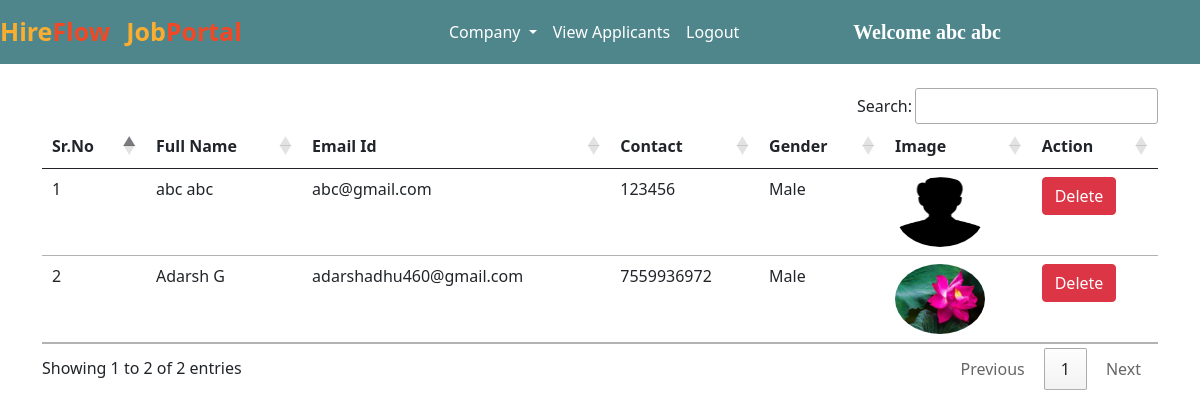
The app's page /view_applicants/ (signed in) with its own data.
### jobs/models.py (models this page shows, shortened)
class Applicant(models.Model):
    user = models.ForeignKey(User, on_delete=models.CASCADE)
    phone = models.CharField(max_length=10)
    image = models.ImageField(upload_to="")
    gender = models.CharField(max_length=10)
    type = models.CharField(max_length=15)

### jobs/views.py (the view)
# urls.py: path("view_applicants/", views.view_applicants, name="view_applicants"),
def view_applicants(request):
    if not request.user.is_authenticated:
        return redirect("/admin_login")
    applicants = Applicant.objects.all()
    return render(request, "view_applicants.html", {'applicants':applicants})

### jobs/templates/view_applicants.html (shortened to what this page needs)
{% extends 'admin_navbar.html' %}
{% block view_applicants %} active {% endblock %}
{% block body %}
<div class="container mt-4">
<table class="table table-hover" id="example">
    <thead>
        <tr>
            <th>Sr.No</th>
            <th>Full Name</th>
            <th>Email Id</th>
            <th>Contact</th>
            <th>Gender</th>
            <th>Image</th>
            <th>Action</th>
        </tr>
    </thead>
    <tbody>
        {% for applicant in applicants %}
        <tr>
            <td>{{forloop.counter}}</td>
            <td>{{applicant.user.get_full_name}}</td>
            <td>{{applicant.user.email}}</td>
            <td>{{applicant.phone}}</td>
            <td>{{applicant.gender}}</td>
            <td><img src="{{applicant.image.url}}" class="rounded-circle" width="90px" height="70px"></td>
            <td><a href="/delete_user/{{applicant.user.id}}/" class="btn btn-danger" onclick="return confirm('Are you sure you want to delete this applicant?')">Delete</a></td>
        </tr>
        {% endfor %}
    </tbody>
</table>
</div>
{% endblock %}

### jobs/templates/admin_navbar.html (shortened to what this page needs)
<!doctype html>
<html lang="en">
<head>
  <link href="https://cdn.jsdelivr.net/npm/bootstrap@5.0.2/dist/css/bootstrap.min.css" rel="stylesheet"
>
  <link rel="stylesheet" href="https://cdn.datatables.net/1.10.25/css/jquery.dataTables.min.css">
  <link rel="stylesheet" href="https://cdn.datatables.net/buttons/1.7.1/css/buttons.dataTables.min.css">
</head>
<body>
  <nav class="navbar navbar-expand-lg navbar-dark">
      <a class="navbar-brand" href="/"><span class="head1">Hire</span><span class="head2">Flow</span></a>
      <a class="navbar-brand" href="#"><span class="head1">Job</span><span class="head2">Portal</span></a>
      <div class="container w-50">
      <div class="collapse navbar-collapse" id="navbarSupportedContent">
        <ul class="navbar-nav me-auto mb-2 mb-lg-0">
          <div class="collapse navbar-collapse" id="navbarNavDarkDropdown">
            <ul class="navbar-nav">
              <li class="nav-item dropdown">
                <a class="nav-link active dropdown-toggle" href="#" id="navbarDarkDropdownMenuLink" role="button" data-bs-toggle="dropdown" aria-expanded="false">
                  Company
                </a>
              </li>
            </ul>
          </div>
          <li class="nav-item">
            <a class="nav-link {% block view_applicants %} {% endblock %}" href="/view_applicants/">View Applicants</a>
          </li>
          <li class="nav-item">
            <a class="nav-link active" href="/logout/">Logout</a>
          </li>
        </ul>
        <a class="navbar-brand" style="font-weight: bold; font-family: 'Times New Roman', Times, serif;" href="#">Welcome {{request.user.get_full_name}}</a>
      </div>
      </div>
  </nav>
  {% block body %}
  {% endblock %}
</body>
</html>

### jobs/templates/admin_navbar.html (style rules this page uses)
.navbar { background-color: #4f868c; }
.head1 { color: #FBAD30; font-size: 25px; font-weight: bold; height: 50px; }
.head2 { color: #EF4926; font-size: 25px; font-weight: bold; }

### records on screen
Applicant: user.get_full_name "abc abc", user.email "abc@gmail.com", phone "123456", gender "Male", image (picture)
Applicant: user.get_full_name "Adarsh G", user.email "adarshadhu460@gmail.com", phone "7559936972", gender "Male", image (picture)

### other values on screen
{{ request.user.get_full_name }} "abc abc"
